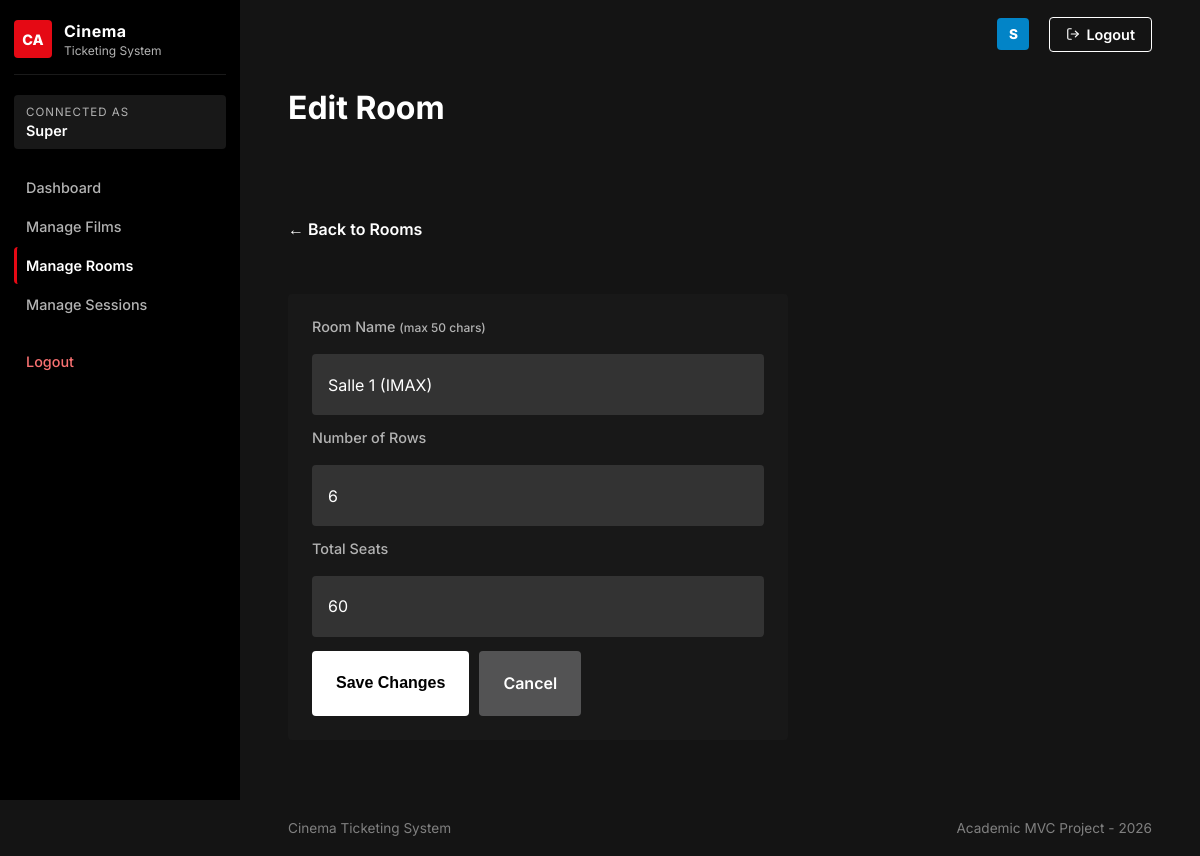
The app's page /rooms/edit?id=1 (signed in) with its own data.
### tables this page shows
CREATE TABLE IF NOT EXISTS users (
    id INT(11) AUTO_INCREMENT PRIMARY KEY,
    role VARCHAR(10) NOT NULL DEFAULT 'user',
    username VARCHAR(50) NOT NULL,
    first_name VARCHAR(50) NOT NULL,
    last_name VARCHAR(50) NOT NULL,
    email VARCHAR(100) NOT NULL,
    password VARCHAR(255) NOT NULL,
    birth_date DATE NOT NULL,
    CONSTRAINT uq_username UNIQUE (username),
    CONSTRAINT uq_email UNIQUE (email)
);

CREATE TABLE IF NOT EXISTS rooms (
    id INT(11) AUTO_INCREMENT PRIMARY KEY,
    name VARCHAR(50) NOT NULL,
    rowsNumber INT(11) NOT NULL,
    seatsNumber INT(11) NOT NULL
);

### app/models/UserModel.php (called while the page is built, shortened)
<?php
require_once __DIR__ . '/../../config/Database.php';
require_once __DIR__.'/entities/User.php';
class UserModel
{
    private $db;
    public function __construct()
    {
        $database=new Database();
        $this->db=$database->connect();
    }
    public function getUserById($id)
    {
        $query='select * from users where id=?';
        $stmt=$this->db->prepare($query);
        $stmt->execute([$id]);
        $stmt->setFetchMode(PDO::FETCH_CLASS,'User');
        $user=$stmt->fetch();
        return $user;
    }
}

### config/Database.php (called while the page is built, shortened)
<?php
class Database
{
    private $host;
    private $port;
    private $db_name;
    private $username;
    private $password;
    public function __construct()
    {
        $this->host     = getenv('DB_HOST') ?: 'localhost';
        $this->port     = getenv('DB_PORT') ?: '3306';
        $this->db_name  = getenv('DB_NAME') ?: 'cinema_db';
        $this->username = getenv('DB_USER') ?: 'root';
        $this->password = getenv('DB_PASS') ?: '';
        $this->ca_cert  = getenv('DB_CA_CERT') ?: null;
    }
    public function connect()
    {
        $this->connection = null;
        $dsn = 'mysql:host=' . $this->host
             . ';port='   . $this->port
             . ';dbname=' . $this->db_name
             . ';charset=utf8mb4';
        $options = [
            PDO::ATTR_ERRMODE            => PDO::ERRMODE_EXCEPTION,
            PDO::ATTR_DEFAULT_FETCH_MODE => PDO::FETCH_ASSOC,
            PDO::ATTR_EMULATE_PREPARES   => false,
        ];
        try {
            $this->connection = new PDO($dsn, $this->username, $this->password, $options);
        } catch (PDOException $e) {
            echo 'Connection Error: ' . $e->getMessage();
            die();
        }
        return $this->connection;
    }
}
?>

### app/models/entities/User.php (called while the page is built, shortened)
<?php
class User
{
    private ?string $first_name;
    private ?string $role;
    public function getFirstName()
    {
        return $this->first_name;
    }
    public function getRole()
    {
        return $this->role;
    }
}
?>

### app/models/RoomModel.php (called while the page is built, shortened)
<?php
require_once __DIR__ . '/../../config/Database.php';
require_once __DIR__ . '/entities/Room.php';
class RoomModel
{
    private $db;
    public function __construct()
    {
        $database = new Database();
        $this->db = $database->connect();
    }
    public function getRoomById($id)
    {
        $stmt = $this->db->prepare('SELECT * FROM rooms WHERE id = ?');
        $stmt->execute([$id]);
        $stmt->setFetchMode(PDO::FETCH_CLASS, 'Room');
        return $stmt->fetch() ?: null;
    }
}
?>

### app/models/entities/Room.php (called while the page is built, shortened)
<?php
class Room
{
    private ?string $name = null;
    private ?int $rowsNumber = null;
    private ?int $seatsNumber = null;
    public function getName()
    {
        return $this->name;
    }
    public function getRowsNumber()
    {
        return $this->rowsNumber;
    }
    public function getSeatsNumber()
    {
        return $this->seatsNumber;
    }
}
?>

### app/views/forms/edit-room.php (the view, shortened to what this page needs)
<?php
require_once __DIR__ . '/../../models/UserModel.php';
require_once __DIR__ . '/../../models/RoomModel.php';
$room = (new RoomModel())->getRoomById((int)($_GET['id'] ?? 0));
$currentUser = (new UserModel())->getUserById($_SESSION['id']);
?>
<!DOCTYPE html>
<html lang="en">
<head>
    <link rel="stylesheet" href="/Cinema/public/css/layout.css">
</head>
<body>
<?php require_once __DIR__ . '/../partials/sidebar.php'; ?>
<?php require_once __DIR__ . '/../partials/topbar.php'; ?>
<main class="page">
    <header class="page__header">
        <h2 class="page__title">Edit Room</h2>
        <a href="/Cinema/rooms" class="back-link" style="margin-top:6px;">← Back to Rooms</a>
    </header>
    <section class="page-card" style="max-width:500px;">
        <form action="/Cinema/rooms/update" method="POST" style="display:grid;gap:14px;">
            <div style="display:grid;gap:6px;">
                <label style="font-size:.85rem;color:#94a3b8;">Room Name <small>(max 50 chars)</small></label>
                <input type="text" name="name" maxlength="50" required
                       value="<?php echo htmlspecialchars((string)$room->getName(), ENT_QUOTES, 'UTF-8'); ?>"
                       style="padding:10px 14px;border-radius:8px;border:1px solid rgba(255,255,255,.1);background:rgba(255,255,255,.05);color:#f1f5f9;outline:none;font-size:.9rem;">
            </div>
            <div style="display:grid;gap:6px;">
                <label style="font-size:.85rem;color:#94a3b8;">Number of Rows</label>
                <input type="number" name="rowsNumber" min="1" required
                       value="<?php echo (int)$room->getRowsNumber(); ?>"
                       style="padding:10px 14px;border-radius:8px;border:1px solid rgba(255,255,255,.1);background:rgba(255,255,255,.05);color:#f1f5f9;outline:none;font-size:.9rem;">
            </div>
            <div style="display:grid;gap:6px;">
                <label style="font-size:.85rem;color:#94a3b8;">Total Seats</label>
                <input type="number" name="seatsNumber" min="1" required
                       value="<?php echo (int)$room->getSeatsNumber(); ?>"
                       style="padding:10px 14px;border-radius:8px;border:1px solid rgba(255,255,255,.1);background:rgba(255,255,255,.05);color:#f1f5f9;outline:none;font-size:.9rem;">
            </div>
            <div style="display:flex;gap:10px;">
                <button type="submit" class="btn btn--primary">Save Changes</button>
                <a href="/Cinema/rooms" class="btn btn--secondary">Cancel</a>
            </div>
        </form>
    </section>
</main>
<?php require_once __DIR__ . '/../partials/footer.php'; ?>
</body>
</html>

### app/views/partials/sidebar.php (shortened to what this page needs)
<?php
$displayName = 'Guest';
$isLoggedIn = false;
$isAdmin = false;
if (isset($currentUser) && $currentUser) {
	$firstName = $currentUser->getFirstName();
	$username = $currentUser->getUsername();
	$displayName = $firstName ? $firstName : $username;
	$isLoggedIn = true;
	$isAdmin = $currentUser->getRole() === 'admin';
}
$currentUri = parse_url($_SERVER['REQUEST_URI'], PHP_URL_PATH);
function getActive($path, $uri) {
    if ($path !== '/Cinema/dashboard' && strpos((string)$uri, $path) === 0) return ' sidebar__link--active';
    return '';
}
?>
<aside class="sidebar">
	<div class="sidebar__brand">
		<span class="sidebar__logo">CA</span>
		<div>
			<p class="sidebar__title">Cinema</p>
			<p class="sidebar__subtitle">Ticketing System</p>
		</div>
	</div>
	<div class="sidebar__user">
		<p class="sidebar__label">Connected as</p>
		<p class="sidebar__name"><?php echo htmlspecialchars((string) $displayName, ENT_QUOTES, 'UTF-8'); ?></p>
	</div>
	<nav class="sidebar__nav" aria-label="Main navigation">
        <a href="/Cinema/dashboard" class="sidebar__link<?= getActive('/Cinema/dashboard', $currentUri) ?>">Dashboard</a>
        <?php if ($isAdmin): ?>
            <a href="/Cinema/films" class="sidebar__link<?= getActive('/Cinema/films', $currentUri) ?>">Manage Films</a>
            <a href="/Cinema/rooms" class="sidebar__link<?= getActive('/Cinema/rooms', $currentUri) ?>">Manage Rooms</a>
            <a href="/Cinema/schedules" class="sidebar__link<?= getActive('/Cinema/schedules', $currentUri) ?>">Manage Sessions</a>
        <?php endif; ?>
	</nav>
	<?php if ($isLoggedIn): ?>
		<div class="sidebar__section">
			<a href="/Cinema/logout" class="sidebar__link" style="color: #f87171;">Logout</a>
		</div>
	<?php endif; ?>
</aside>

### app/views/partials/topbar.php (shortened to what this page needs)
<?php
$avatarLetter = 'G';
$actionHref   = '/Cinema/login';
$isLoggedIn   = false;
if (isset($currentUser) && $currentUser) {
	$firstName    = $currentUser->getFirstName();
	$username     = $currentUser->getUsername();
	$avatarSource = $firstName ? $firstName : $username;
	$avatarLetter = strtoupper(substr((string) $avatarSource, 0, 1));
	$actionHref   = '/Cinema/logout';
	$isLoggedIn   = true;
}
?>
<header class="topbar">
	<div class="topbar__actions" style="margin-left: auto;">
		<div class="topbar__profile">
			<div class="topbar__avatar" aria-hidden="true">
				<?php echo htmlspecialchars((string) $avatarLetter, ENT_QUOTES, 'UTF-8'); ?>
			</div>
		</div>
		<a href="<?php echo htmlspecialchars((string) $actionHref, ENT_QUOTES, 'UTF-8'); ?>" class="topbar__action <?php echo $isLoggedIn ? 'topbar__action--logout' : 'topbar__action--login'; ?>">
			<?php if ($isLoggedIn): ?>
				<svg viewBox="0 0 24 24" fill="none" stroke="currentColor" stroke-width="2" stroke-linecap="round" stroke-linejoin="round" aria-hidden="true">
					<path d="M9 21H5a2 2 0 0 1-2-2V5a2 2 0 0 1 2-2h4"/><polyline points="16 17 21 12 16 7"/><line x1="21" y1="12" x2="9" y2="12"/>
				</svg>
				<span>Logout</span>
			<?php endif; ?>
		</a>
	</div>
</header>

### public/css/layout.css (style rules this page uses)
*, *::before, *::after { box-sizing: border-box; }
html, body { margin: 0; min-height: 100%; font-family: 'Inter', Helvetica, Arial, sans-serif; background-color: #141414; color: #e5e5e5; -webkit-font-smoothing: antialiased; }
.sidebar { position: fixed; top: 0; left: 0; width: 240px; height: 100vh; overflow-y: auto; background-color: #000000; border-right: none; padding: 20px 14px; display: flex; flex-direction: column; gap: 20px; z-index: 50; }
.sidebar__brand { display: flex; align-items: center; gap: 12px; padding-bottom: 16px; border-bottom: 1px solid rgba(255,255,255,0.1); }
.sidebar__logo { width: 38px; height: 38px; border-radius: 4px; display: grid; place-items: center; font-weight: 800; background: #e50914; color: #fff; font-size: 0.9rem; flex-shrink: 0; }
.sidebar__title { margin: 0; font-size: 1rem; font-weight: 700; color: #ffffff; letter-spacing: 0.5px; }
.sidebar__subtitle { margin: 2px 0 0; font-size: 0.75rem; color: #b3b3b3; }
.sidebar__user { border: none; border-radius: 4px; padding: 10px 12px; background: #181818; }
.sidebar__label { margin: 0; font-size: 0.72rem; color: #b3b3b3; text-transform: uppercase; letter-spacing: 1px; }
.sidebar__name { margin: 3px 0 0; font-size: 0.9rem; font-weight: 600; color: #ffffff; }
.sidebar__nav, .sidebar__section { display: flex; flex-direction: column; gap: 2px; }
.sidebar__link { display: block; text-decoration: none; color: #b3b3b3; border-radius: 4px; padding: 10px 12px; font-size: 0.9rem; font-weight: 500; transition: color 0.2s; }
.sidebar__link:hover, .sidebar__link--active { color: #ffffff; font-weight: 600; }
.sidebar__link--active { border-left: 3px solid #e50914; padding-left: 9px; }
.topbar { margin-left: 240px; height: 68px; padding: 0 4%; display: flex; align-items: center; gap: 16px; position: sticky; top: 0; z-index: 10; background-color: #141414; border-bottom: none; }
.topbar__actions { display: flex; align-items: center; gap: 20px; flex-shrink: 0; }
.topbar__profile { display: flex; align-items: center; gap: 10px; padding: 0; border-radius: 4px; background: transparent; border: none; cursor: pointer; }
.topbar__avatar { width: 32px; height: 32px; border-radius: 4px; display: grid; place-items: center; flex-shrink: 0; font-size: 0.85rem; font-weight: 800; color: #fff; background: #0284c7; }
.topbar__action { display: inline-flex; align-items: center; gap: 6px; padding: 8px 16px; border-radius: 4px; text-decoration: none; font-size: 0.9rem; font-weight: 600; white-space: nowrap; }
.topbar__action svg { width: 14px; height: 14px; flex-shrink: 0; }
.topbar__action--logout { background: transparent; color: #ffffff; border: 1px solid #ffffff; }
.page { margin-left: 240px; padding: 20px 4% 60px; display: grid; gap: 30px; min-height: calc(100vh - 68px); }
.page__header { display: grid; gap: 8px; }
.page__title { margin: 0; font-size: 2rem; color: #ffffff; font-weight: 700; }
.page-card { display: grid; gap: 8px; padding: 24px; border-radius: 4px; background: #181818; border: none; text-decoration: none; color: inherit; transition: transform 0.2s, box-shadow 0.2s; }
.btn { display: inline-flex; align-items: center; justify-content: center; gap: 8px; padding: 0.6rem 1.5rem; border-radius: 4px; font-size: 1rem; font-weight: 600; text-decoration: none; border: none; cursor: pointer; transition: background 0.2s, opacity 0.2s; }
.btn--primary { background: #ffffff; color: #000000; }
.btn--secondary { background: rgba(109, 109, 110, 0.7); color: #ffffff; }
.back-link { display: inline-flex; align-items: center; gap: 6px; font-size: 1rem; color: #ffffff; text-decoration: none; font-weight: 600; }
input[type="text"], input[type="number"], input[type="datetime-local"], select { padding: 14px 16px !important; border-radius: 4px !important; border: none !important; background: #333333 !important; color: #ffffff !important; font-size: 1rem !important; font-family: inherit !important; font-weight: 400 !important; }
label { font-weight: 500 !important; color: #b3b3b3 !important; font-size: 0.9rem !important; }

### records on screen
users: first_name "Super", first_name "S"
rooms: name "Salle 1 (IMAX)", rowsNumber "6", seatsNumber "60"
